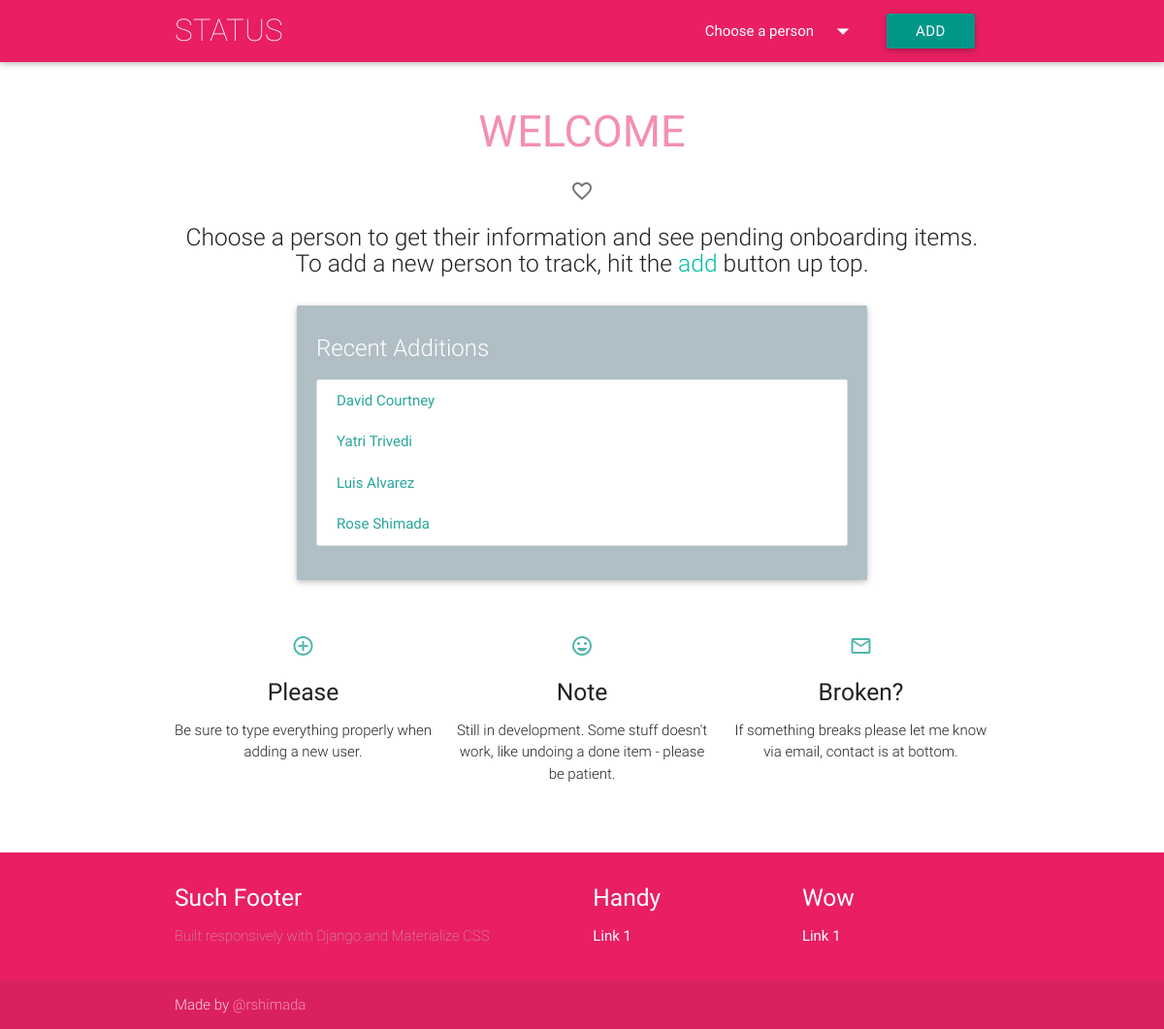
Before: / with the older database file.
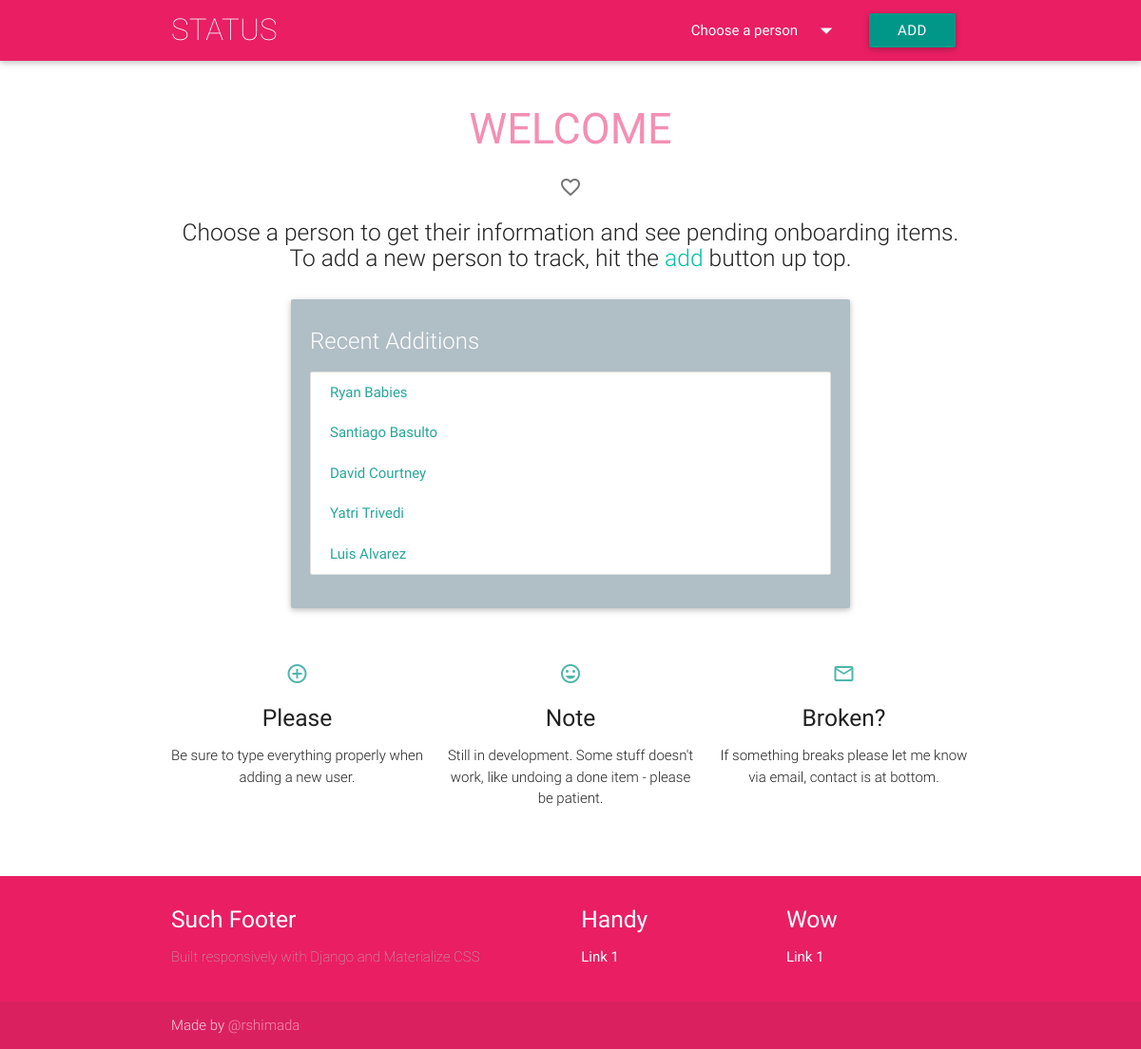
After: the same page with the newer database file.
### app/models.py (models this page shows)
class Person(models.Model):
    CAPABILITY_CHOICES = (
        ('ADS', 'ADS'),
        ('CDS', 'CDS'),
        ('VDS', 'VDS'),
        ('PCC', 'PCC'),
        ('VM', 'Virtualization'),
        ('AD', 'Active Directory'),
        ('BAC', 'Backup'),
        ('STO', 'Storage'),
        ('UNX', 'UNIX'),
        ('WIN', 'Wintel'))
    TEAM_CHOICES = (
        ('iACTION', 'iACTION'),
        ('iBUILD', 'iBUILD'),
        ('iENHANCE', 'iENHANCE'),
        ('iSOLVE', 'iSOLVE'))
    EMPLOY_CHOICES = (
        ('Contractor', 'Contractor'),
        ('Employee', 'Employee'))
    firstname = models.CharField(max_length=200, verbose_name='First name')
    lastname = models.CharField(max_length=200, verbose_name='Last name')
    shortname = models.CharField(max_length=200, unique=True, verbose_name='CSC shortname')
    startdate = models.DateField(auto_now_add=False, verbose_name='Start date')
    addeddate = models.DateTimeField(auto_now_add=True, verbose_name='Date added to status app')
    personalstreet = models.CharField(max_length=50, blank=True, verbose_name='Home street address')
    personalcity = models.CharField(max_length=50, verbose_name='Home city', default='Hartford')
    personalstate = models.CharField(max_length=50, verbose_name='Home state', default='CT')
    personalzip = models.CharField(max_length=5, blank=True, verbose_name='Home zip code')
    personalemail = models.EmailField(max_length=50, blank=True, verbose_name='Personal email address')
    personalphone = PhoneNumberField(blank=True, verbose_name='Personal phone number')
    workphone = PhoneNumberField(blank=True, verbose_name='Work phone number')
    workstreet = models.CharField(max_length=50, blank=True, verbose_name='Work street address')
    workcity = models.CharField(max_length=50, verbose_name='Work city', default='Hartford')
    workstate = models.CharField(max_length=50, verbose_name='Work state', default='CT')
    workzip = models.CharField(max_length=5, blank=True, verbose_name='Work zip code')
    capability = models.CharField(max_length=20, choices=CAPABILITY_CHOICES, default='Wintel')
    team = models.CharField(max_length=20, choices=TEAM_CHOICES, default='iBUILD')
    kite = models.BooleanField(default=False, verbose_name='Assigned to KITE project')
    remote = models.BooleanField(default=False, verbose_name='Working remotely')
    csctransfer = models.BooleanField(default=False, verbose_name='Existing CSC employee')
    employid = models.CharField(max_length=15, blank=True, verbose_name='Employee number or PRN')
    employtype = models.CharField(max_length=50, choices=EMPLOY_CHOICES, default='Contractor', verbose_name='Employment Type')
    tokenserial = models.CharField(max_length=15, blank=True, verbose_name='Token serial number')
    class Meta:
        ordering = ['addeddate']
        verbose_name_plural = 'people'
        unique_together = ("firstname", "lastname")
    def __str__(self):
        return '{0} {1}'.format(self.firstname, self.lastname)

### app/views.py (the view)
# urls.py: url(r'^$', views.index),
def index(request):
    people = Person.objects.order_by('-addeddate')
    return render(request, 'app/index.html',
        {'people': people})

### app/templates/app/index.html (shortened to what this page needs)
{% load staticfiles %}
<html>
<head>
  <link type="text/css" rel="stylesheet" href="{% static 'app/css/materialize.css' %}" />
  <link type="text/css" rel="stylesheet" href="{% static 'app/css/app.css' %}" />
</head>
<body>
  <nav class="pink" role="navigation">
    <div class="nav-wrapper container"><a id="logo-container" href="http://localhost:8000/" class="brand-logo">STATUS</a>
      <ul class="right hide-on-med-and-down">
        <li>
          <a class="dropdown-button" href="#!" data-activates="dropdown1">
            Choose a person
            <i class="material-icons right">arrow_drop_down</i>
          </a>
        </li>
        <li>
          <a class="btn waves-effect waves-light teal" type="submit" name="action" href="/admin/app/person/add/">Add</a>
        </li>
      </ul>
    </div>
  </nav>
  {% block content %}
  <div class="container">
    <div class="section no-pad-bot" id="index-banner">
      <h1 class="header-main center pink-text text-lighten-3">welcome</h1>
      <h5 class="subheader center"><i class="material-icons">favorite_border</i></h5>
      <div class="row center">
        <h5 class="header col s12 light">
          Choose a person to get their information and see pending onboarding items. To add a new person to track, hit the <a class="button">add</a> button up top.
        </h5>
      </div>
      <div class="container">
        <div class="card blue-grey lighten-3 white-text">
          <div class="card-content">
            <span class="card-title">Recent Additions</span>
            <ul id="collection1" class="collection">
              {% for person in people|slice:":5" %}
              <li><a href="/{{ person.shortname }}" class="collection-item">{{ person }}</a></li>
              {% endfor %}
            </ul>
          </div>
        </div>
      </div>
        <div class="section center">
          <div class="row">
            <div class="col s12 m4">
              <div class="icon-block">
                <h2 class="center teal-text text-lighten-2"><i class="material-icons">add_circle_outline</i></h2>
                <h5 class="center">Please</h5>
                <p class="light">Be sure to type everything properly when adding a new user.</p>
              </div>
            </div>
            <div class="col s12 m4">
              <div class="icon-block">
                <h2 class="center teal-text text-lighten-2"><i class="material-icons">insert_emoticon</i></h2>
                <h5 class="center">Note</h5>
                <p class="light">Still in development. Some stuff doesn't work, like undoing a done item - please be patient.</p>
              </div>
            </div>
            <div class="col s12 m4">
              <div class="icon-block">
                <h2 class="center teal-text text-lighten-2"><i class="material-icons">mail_outline</i></h2>
                <h5 class="center">Broken?</h5>
                <p class="light">If something breaks please let me know via email, contact is at bottom.</p>
              </div>
            </div>
          </div>
        </div>
      </div>
    </div>
  {% endblock %}
<footer class="page-footer pink">
  <div class="container">
    <div class="row">
      <div class="col l6 s12">
        <h5 class="white-text">Such Footer</h5>
        <p class="footer-light grey-text text-lighten-1">Built responsively with Django and Materialize CSS</p>
      </div>
      <div class="col l3 s12">
        <h5 class="white-text">Handy</h5>
        <ul>
          <li><a class="white-text" href="#!">Link 1</a></li>
        </ul>
      </div>
      <div class="col l3 s12">
        <h5 class="white-text">Wow</h5>
        <ul>
          <li><a class="white-text" href="#!">Link 1</a></li>
        </ul>
      </div>
    </div>
  </div>
  <div class="footer-copyright">
    <div class="container">
      Made by <a class="pink-text text-lighten-3" href="mailto:rshimada@csc.com">@rshimada</a>
    </div>
  </div>
</footer>
</body>
</html>

Changed rows visible on the page:
no longer on this page (row unchanged): Person: firstname+lastname "Rose Shimada"
added Person: firstname+lastname "Ryan Babies"
added Person: firstname+lastname "Santiago Basulto"
